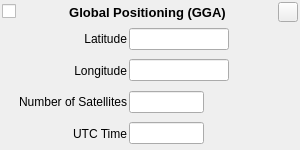
<?xml version="1.0" encoding="UTF-8"?>
<!-- Copyright (C) 2024-2026 RF StateSide LLC; SPDX-License-Identifier: AGPL-3.0-or-later -->
<ui version="4.0">
 <class>GlobalPositioningGGA</class>
 <widget class="QWidget" name="GlobalPositioningGGA">
  <property name="geometry">
   <rect>
    <x>0</x>
    <y>0</y>
    <width>300</width>
    <height>150</height>
   </rect>
  </property>
  <property name="windowTitle">
   <string>Form</string>
  </property>
  <layout class="QVBoxLayout" name="verticalLayout">
   <property name="spacing">
    <number>2</number>
   </property>
   <property name="leftMargin">
    <number>2</number>
   </property>
   <property name="topMargin">
    <number>2</number>
   </property>
   <property name="rightMargin">
    <number>2</number>
   </property>
   <property name="bottomMargin">
    <number>2</number>
   </property>
   <item>
    <layout class="QHBoxLayout" name="horizontalLayout_4">
     <item>
      <widget class="QCheckBox" name="checkBoxEnabled">
       <property name="text">
        <string/>
       </property>
       <property name="checked">
        <bool>false</bool>
       </property>
      </widget>
     </item>
     <item>
      <spacer name="horizontalSpacer_2">
       <property name="orientation">
        <enum>Qt::Orientation::Horizontal</enum>
       </property>
       <property name="sizeHint" stdset="0">
        <size>
         <width>40</width>
         <height>20</height>
        </size>
       </property>
      </spacer>
     </item>
     <item>
      <widget class="QLabel" name="labelTitle">
       <property name="font">
        <font>
         <pointsize>10</pointsize>
         <bold>true</bold>
        </font>
       </property>
       <property name="text">
        <string>Global Positioning (GGA)</string>
       </property>
       <property name="alignment">
        <set>Qt::AlignmentFlag::AlignCenter</set>
       </property>
      </widget>
     </item>
     <item>
      <spacer name="horizontalSpacer">
       <property name="orientation">
        <enum>Qt::Orientation::Horizontal</enum>
       </property>
       <property name="sizeHint" stdset="0">
        <size>
         <width>40</width>
         <height>20</height>
        </size>
       </property>
      </spacer>
     </item>
     <item>
      <widget class="QPushButton" name="pushButtonRemove">
       <property name="minimumSize">
        <size>
         <width>20</width>
         <height>20</height>
        </size>
       </property>
       <property name="maximumSize">
        <size>
         <width>20</width>
         <height>20</height>
        </size>
       </property>
       <property name="text">
        <string/>
       </property>
      </widget>
     </item>
    </layout>
   </item>
   <item>
    <layout class="QHBoxLayout" name="horizontalLayout">
     <item>
      <widget class="QLabel" name="labelLatitude">
       <property name="minimumSize">
        <size>
         <width>125</width>
         <height>22</height>
        </size>
       </property>
       <property name="maximumSize">
        <size>
         <width>125</width>
         <height>16777215</height>
        </size>
       </property>
       <property name="text">
        <string>Latitude</string>
       </property>
       <property name="alignment">
        <set>Qt::AlignmentFlag::AlignRight|Qt::AlignmentFlag::AlignTrailing|Qt::AlignmentFlag::AlignVCenter</set>
       </property>
      </widget>
     </item>
     <item>
      <widget class="QLineEdit" name="lineEditLatitude">
       <property name="minimumSize">
        <size>
         <width>100</width>
         <height>22</height>
        </size>
       </property>
       <property name="maximumSize">
        <size>
         <width>100</width>
         <height>16777215</height>
        </size>
       </property>
       <property name="toolTip">
        <string>&lt;html&gt;&lt;head/&gt;&lt;body&gt;&lt;p&gt;&lt;br/&gt;&lt;/p&gt;&lt;/body&gt;&lt;/html&gt;</string>
       </property>
       <property name="inputMethodHints">
        <set>Qt::InputMethodHint::ImhNone</set>
       </property>
       <property name="readOnly">
        <bool>false</bool>
       </property>
      </widget>
     </item>
     <item>
      <widget class="ClickableLabel" name="labelUnitLatitude">
       <property name="minimumSize">
        <size>
         <width>50</width>
         <height>22</height>
        </size>
       </property>
       <property name="toolTip">
        <string>&lt;html&gt;&lt;head/&gt;&lt;body&gt;&lt;p&gt;Click to change units&lt;/p&gt;&lt;/body&gt;&lt;/html&gt;</string>
       </property>
       <property name="text">
        <string/>
       </property>
      </widget>
     </item>
    </layout>
   </item>
   <item>
    <layout class="QHBoxLayout" name="horizontalLayout_2">
     <item>
      <widget class="QLabel" name="labelLongitude">
       <property name="minimumSize">
        <size>
         <width>125</width>
         <height>22</height>
        </size>
       </property>
       <property name="maximumSize">
        <size>
         <width>125</width>
         <height>16777215</height>
        </size>
       </property>
       <property name="text">
        <string>Longitude</string>
       </property>
       <property name="alignment">
        <set>Qt::AlignmentFlag::AlignRight|Qt::AlignmentFlag::AlignTrailing|Qt::AlignmentFlag::AlignVCenter</set>
       </property>
      </widget>
     </item>
     <item>
      <widget class="QLineEdit" name="lineEditLongitude">
       <property name="minimumSize">
        <size>
         <width>100</width>
         <height>22</height>
        </size>
       </property>
       <property name="maximumSize">
        <size>
         <width>100</width>
         <height>16777215</height>
        </size>
       </property>
       <property name="toolTip">
        <string>&lt;html&gt;&lt;head/&gt;&lt;body&gt;&lt;p&gt;Heading in degrees.&lt;/p&gt;&lt;/body&gt;&lt;/html&gt;</string>
       </property>
       <property name="inputMethodHints">
        <set>Qt::InputMethodHint::ImhNone</set>
       </property>
       <property name="readOnly">
        <bool>false</bool>
       </property>
      </widget>
     </item>
     <item>
      <widget class="ClickableLabel" name="labelUnitLongitude">
       <property name="minimumSize">
        <size>
         <width>50</width>
         <height>22</height>
        </size>
       </property>
       <property name="toolTip">
        <string>&lt;html&gt;&lt;head/&gt;&lt;body&gt;&lt;p&gt;Click to change units&lt;/p&gt;&lt;/body&gt;&lt;/html&gt;</string>
       </property>
       <property name="text">
        <string/>
       </property>
      </widget>
     </item>
    </layout>
   </item>
   <item>
    <layout class="QHBoxLayout" name="horizontalLayout_3">
     <item>
      <widget class="QLabel" name="labelnSatellites">
       <property name="minimumSize">
        <size>
         <width>125</width>
         <height>22</height>
        </size>
       </property>
       <property name="maximumSize">
        <size>
         <width>125</width>
         <height>16777215</height>
        </size>
       </property>
       <property name="text">
        <string>Number of Satellites</string>
       </property>
       <property name="alignment">
        <set>Qt::AlignmentFlag::AlignRight|Qt::AlignmentFlag::AlignTrailing|Qt::AlignmentFlag::AlignVCenter</set>
       </property>
      </widget>
     </item>
     <item>
      <widget class="QLineEdit" name="lineEditnSatellites">
       <property name="minimumSize">
        <size>
         <width>75</width>
         <height>22</height>
        </size>
       </property>
       <property name="maximumSize">
        <size>
         <width>74</width>
         <height>16777215</height>
        </size>
       </property>
       <property name="toolTip">
        <string>&lt;html&gt;&lt;head/&gt;&lt;body&gt;&lt;p&gt;Heading in degrees.&lt;/p&gt;&lt;/body&gt;&lt;/html&gt;</string>
       </property>
       <property name="inputMethodHints">
        <set>Qt::InputMethodHint::ImhNone</set>
       </property>
       <property name="readOnly">
        <bool>false</bool>
       </property>
      </widget>
     </item>
     <item>
      <widget class="QLabel" name="labelUnitnSatellites">
       <property name="minimumSize">
        <size>
         <width>50</width>
         <height>22</height>
        </size>
       </property>
       <property name="toolTip">
        <string>&lt;html&gt;&lt;head/&gt;&lt;body&gt;&lt;p&gt;Click to change units&lt;/p&gt;&lt;/body&gt;&lt;/html&gt;</string>
       </property>
       <property name="text">
        <string/>
       </property>
      </widget>
     </item>
    </layout>
   </item>
   <item>
    <layout class="QHBoxLayout" name="horizontalLayout_5">
     <item>
      <widget class="QLabel" name="labelTime">
       <property name="minimumSize">
        <size>
         <width>125</width>
         <height>22</height>
        </size>
       </property>
       <property name="maximumSize">
        <size>
         <width>125</width>
         <height>16777215</height>
        </size>
       </property>
       <property name="text">
        <string>UTC Time</string>
       </property>
       <property name="alignment">
        <set>Qt::AlignmentFlag::AlignRight|Qt::AlignmentFlag::AlignTrailing|Qt::AlignmentFlag::AlignVCenter</set>
       </property>
      </widget>
     </item>
     <item>
      <widget class="QLineEdit" name="lineEditTime">
       <property name="minimumSize">
        <size>
         <width>75</width>
         <height>22</height>
        </size>
       </property>
       <property name="maximumSize">
        <size>
         <width>75</width>
         <height>16777215</height>
        </size>
       </property>
       <property name="toolTip">
        <string>&lt;html&gt;&lt;head/&gt;&lt;body&gt;&lt;p&gt;Seconds since midnight.&lt;/p&gt;&lt;/body&gt;&lt;/html&gt;</string>
       </property>
       <property name="inputMethodHints">
        <set>Qt::InputMethodHint::ImhNone</set>
       </property>
       <property name="readOnly">
        <bool>true</bool>
       </property>
      </widget>
     </item>
     <item>
      <widget class="ClickableLabel" name="labelUnitsTime">
       <property name="minimumSize">
        <size>
         <width>50</width>
         <height>22</height>
        </size>
       </property>
       <property name="toolTip">
        <string>&lt;html&gt;&lt;head/&gt;&lt;body&gt;&lt;p&gt;Click to change units&lt;/p&gt;&lt;/body&gt;&lt;/html&gt;</string>
       </property>
       <property name="text">
        <string/>
       </property>
      </widget>
     </item>
    </layout>
   </item>
  </layout>
 </widget>
 <customwidgets>
  <customwidget>
   <class>ClickableLabel</class>
   <extends>QLabel</extends>
   <header location="global">clickablelabel.h</header>
  </customwidget>
 </customwidgets>
 <resources/>
 <connections/>
</ui>
